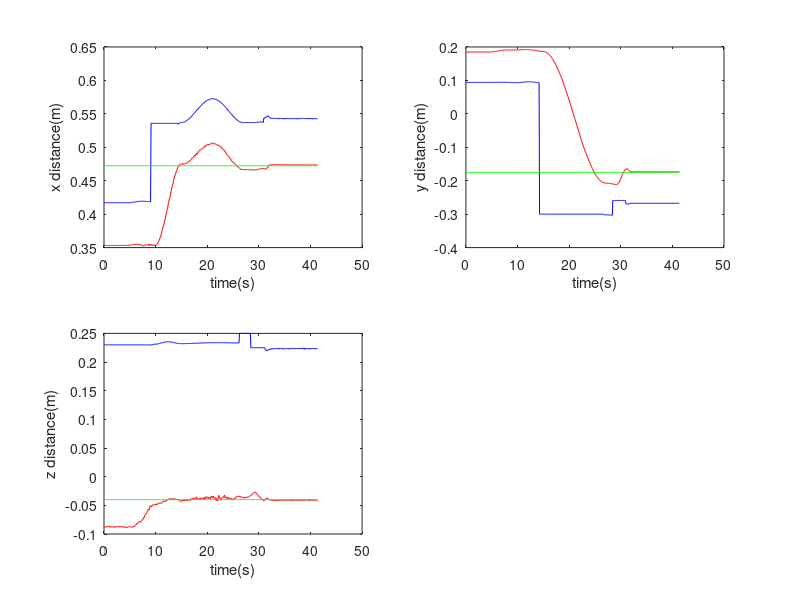

Recreate this plot in MATLAB. (Note: this script raises an error after producing the figure.)
load aim_point_2_20180826.txt;
sec = aim_point_2_20180826(:,1);
aim_x = aim_point_2_20180826(:,2);
aim_y = aim_point_2_20180826(:,3);
aim_z = aim_point_2_20180826(:,4);

load arm_end_point_20180826.txt;
arm_x = arm_end_point_20180826(:,2);
arm_y = arm_end_point_20180826(:,3);
arm_z = arm_end_point_20180826(:,4);

box_x=0.4724*exp(sec-sec);
box_y=-0.1754*exp(sec-sec);
box_z=-0.04*exp(sec-sec);
figure(2);
subplot(2,2,1);
plot(sec, arm_x,'-b',sec, aim_x,'-r',sec,box_x,'g');
xlim([0, 50]);

xlabel('time(s)');
ylabel('x distance(m)');
subplot(2,2,2);
plot(sec, arm_y,'-b',sec, aim_y,'-r',sec,box_y,'g');
xlim([0, 50]);
xlabel('time(s)');
ylabel('y distance(m)');

subplot(2,2,3);
plot(sec, arm_z,'-b',sec, aim_z,'-r',sec,box_z,'g');
xlim([0, 50]);
xlabel('time(s)');
ylabel('z distance(m)');
legend('arm','parper','box');

